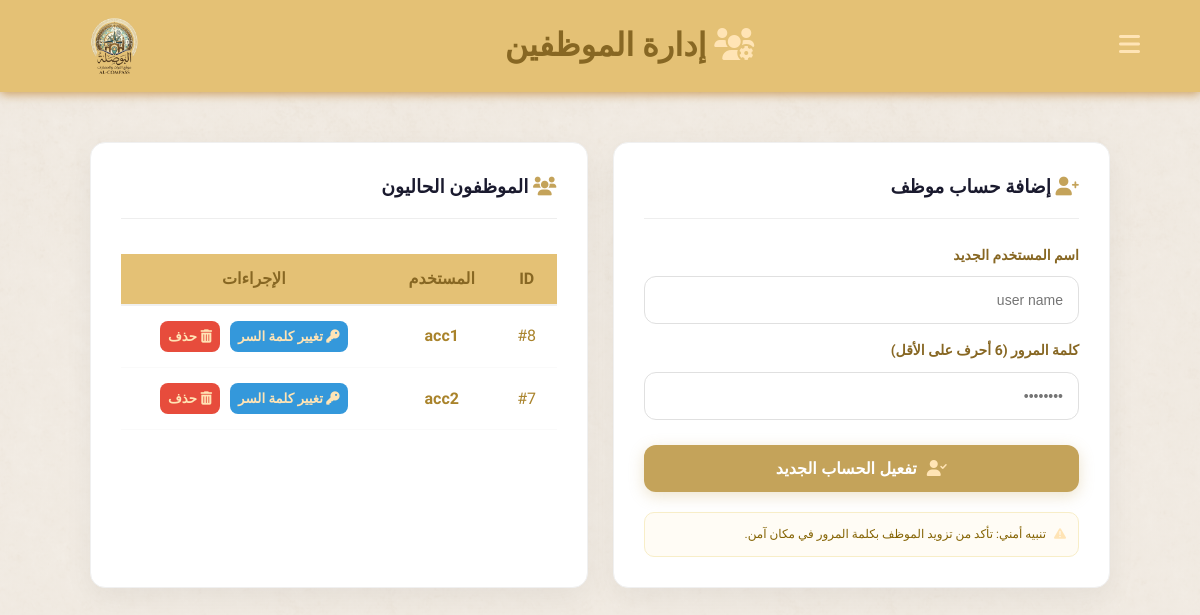
The app's page /admin/manage_employees.php (signed in) with its own data.
### tables this page shows
CREATE TABLE `accounts` (
                            `id` int(11) NOT NULL,
                            `username` varchar(50) NOT NULL,
                            `password` varchar(255) NOT NULL,
                            `role` enum('admin','employee') DEFAULT 'employee'
);

### admin/manage_employees.php (the view, shortened to what this page needs)
<?php
$pdo = getDB();
$employees = $pdo->query("SELECT * FROM accounts WHERE role = 'employee' ORDER BY id DESC")->fetchAll(PDO::FETCH_ASSOC);
?>
<!DOCTYPE html>
<html lang="ar" dir="rtl">
<head>
    <link rel="stylesheet" href="https://cdnjs.cloudflare.com/ajax/libs/font-awesome/6.0.0/css/all.min.css">
    <link rel="stylesheet" href="cs.css">
</head>
<body>
<header>
    <div>
        <button class="open-btn" onclick="openNav()" style="margin-left: 30px;"><i class="fas fa-bars"></i></button>
    </div>
    <h1><i class="fas fa-users-cog"></i> إدارة الموظفين</h1>
    <img src="../images/logo.png" alt="Logo" style="height: 60px;">
</header>
<div class="main">
    <div class="flex-container">
        <div class="flex-card">
            <h3 style="margin-bottom: 25px; color: #1a1a2e; border-bottom: 1px solid #eee; padding-bottom: 15px;">
                <i class="fas fa-user-plus" style="color:#c4a35a"></i> إضافة حساب موظف
            </h3>
            <form method="POST">
                <div class="form-group">
                    <label>اسم المستخدم الجديد</label>
                    <input type="text" name="new_user" placeholder="user name" required>
                </div>
                <div class="form-group" style="margin-top: 15px;">
                    <label>كلمة المرور (6 أحرف على الأقل)</label>
                    <input type="password" name="new_pass" placeholder="••••••••" required>
                </div>
                <button type="submit" class="btn-gold-action" style="margin-top: 25px;">
                    <i class="fas fa-user-check"></i> تفعيل الحساب الجديد
                </button>
                <div class="security-note">
                    <i class="fas fa-exclamation-triangle"></i>
                    <span>تنبيه أمني: تأكد من تزويد الموظف بكلمة المرور في مكان آمن.</span>
                </div>
            </form>
        </div>
        <div class="flex-card">
            <h3 style="margin-bottom: 25px; color: #1a1a2e; border-bottom: 1px solid #eee; padding-bottom: 15px;">
                <i class="fas fa-users" style="color:#c4a35a"></i> الموظفون الحاليون
            </h3>
            <div style="overflow-x: auto;">
                <table>
                    <thead>
                    <tr>
                        <th>ID</th>
                        <th>المستخدم</th>
                        <th>الإجراءات</th>
                    </tr>
                    </thead>
                    <tbody>
                    <?php foreach ($employees as $emp): ?>
                        <tr>
                            <td>#<?= $emp['id'] ?></td>
                            <td><strong><?= htmlspecialchars($emp['username']) ?></strong></td>
                            <td class="actions-cell">
                                <button class="btn-mini-edit" title="تغيير كلمة السر" onclick="openEditModal('<?= $emp['username'] ?>')">
                                    <i class="fas fa-key"> تغيير كلمة السر </i>
                                </button>
                                <form method="POST" onsubmit="return confirm('حذف الموظف؟')" style="display:inline;">
                                    <button type="submit" class="btn-mini-del" title="حذف الحساب">
                                        <i class="fas fa-trash-alt"> حذف </i>
                                    </button>
                                </form>
                            </td>
                        </tr>
                    <?php endforeach; ?>
                    </tbody>
                </table>
            </div>
        </div>
    </div>
</div>
</body>
</html>

### admin/cs.css (style rules this page uses)
:root { --primary-color: #e4c175; --accent-color: #876723; --bg-light: #f8f9fa; --text-dark: #a9832b; --white: #ffffff; --shadow: 0 4px 20px rgba(0,0,0,0.08); }
* { box-sizing: border-box; margin: 0; padding: 0; }
body { font-family: 'Cairo', sans-serif; min-height: 100vh; background-color: #dfd3c3; background-image: linear-gradient(rgba(242, 236, 228, 0.7), rgba(242, 236, 228, 0.8)), url('../images/shope_background.png'); background-repeat: repeat; background-size: auto; color: var(--text-dark); direction: rtl; line-height: 1.6; }
.open-btn { font-size: 24px; cursor: pointer; background: none; border: none; color: #c4a35a; transition: 0.3s; }
header { background: var(--primary-color); color: var(--accent-color); padding: 1rem 5%; display: flex; align-items: center; justify-content: space-between; box-shadow: 0 2px 10px rgba(197, 144, 71, 0.864); position: sticky; top: 0; z-index: 1000; }
.main { padding: 30px 5%; }
table { width: 100%; border-collapse: collapse; background: var(--white); }
th { background: var(--primary-color); color: var(--accent-color); padding: 18px; text-align: right; }
td { padding: 15px; border-bottom: 1px solid #eee; }
.fas { color: moccasin; }
body { min-height: 100vh; background-color: #dfd3c3; background-image: linear-gradient(rgba(242, 236, 228, 0.7), rgba(242, 236, 228, 0.8)), url('../images/shope_background.png'); background-repeat: repeat; background-size: auto; animation: fadeInBody 0.5s ease-in; }
html, body { max-width: 100%; overflow-x: hidden; }
img { max-width: 100%; }

### admin/manage_employees.php (style rules this page uses)
.main { max-width: 95%; margin: 20px auto; }
.flex-container { display: flex; gap: 25px; align-items: stretch; flex-wrap: wrap; }
.flex-card { background: white; border-radius: 15px; padding: 30px; box-shadow: 0 10px 30px rgba(0,0,0,0.05); flex: 1; min-width: 350px; transition: transform 0.3s ease, box-shadow 0.3s ease; border: 1px solid #f0f0f0; }
.form-group label { display: block; font-size: 14px; color: #876723; font-weight: 600; margin-bottom: 10px; text-align: right; }
.form-group input { width: 100%; padding: 15px; border: 1px solid #e0e0e0; border-radius: 12px; background: #fff; box-sizing: border-box; font-size: 14px; transition: 0.3s; outline: none; }
.btn-gold-action { background: #c4a35a; color: white; border: none; padding: 14px; border-radius: 12px; cursor: pointer; font-weight: bold; font-size: 16px; width: 100%; display: flex; align-items: center; justify-content: center; gap: 10px; box-shadow: 0 4px 15px rgba(196, 163, 90, 0.3); transition: 0.3s; }
.security-note { background: #fffcf5; border: 1px solid #f8eec8; padding: 12px; border-radius: 10px; font-size: 12px; color: #856404; margin-top: 20px; display: flex; align-items: center; gap: 8px; }
table { width: 100%; border-collapse: collapse; margin-top: 10px; }
th { color: #876723; border-bottom: 2px solid #f0f0f0; padding: 12px;text-align: center; }
td { padding: 15px;text-align: center ;border-bottom: 1px solid #fafafa; }
.actions-cell { display: flex; gap: 10px; justify-content: center; align-items: center; height: 100%; vertical-align: middle; }
.btn-mini-edit { background: #3498db; color: white; border: none; padding: 8px; border-radius: 8px; cursor: pointer; }
.btn-mini-del { background: #e74c3c; color: white; border: none; padding: 8px; border-radius: 8px; cursor: pointer; }

### records on screen
accounts: id "8", username "acc1"
accounts: id "7", username "acc2"
